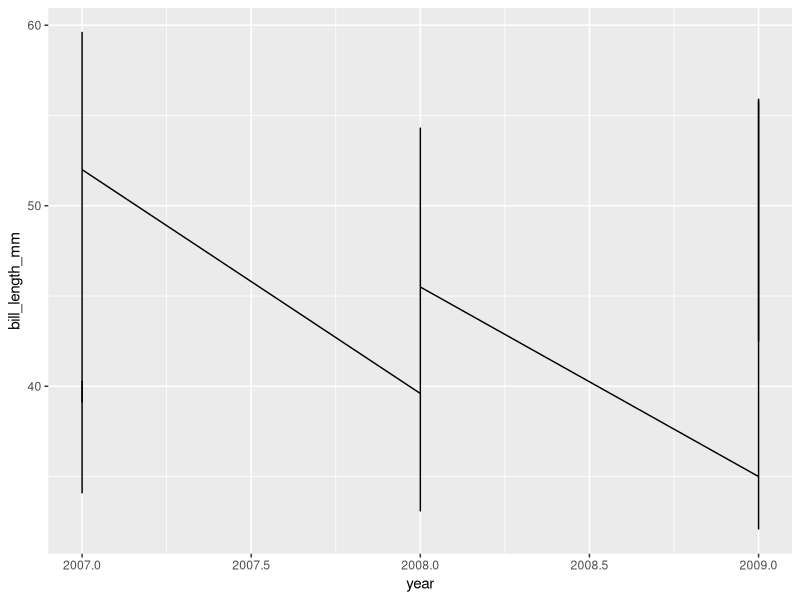

The R source for this figure:
## ---- chunk 1
## load libraries ##
library(tidyverse)
library(here)
library(ggplot2)
library(palmerpenguins)
library(dplyr)

## load data ##
glimpse(penguins)

## clean data ##
palmer_clean <- penguins |>
  select(species,sex,year,bill_length_mm,body_mass_g)
glimpse(palmer_clean)



## ggplot ##

ggplot(data=palmer_clean,mapping = aes(x=year, y=bill_length_mm))+
  geom_line()


## ---- chunk 2
#| echo: false
2 * 2
